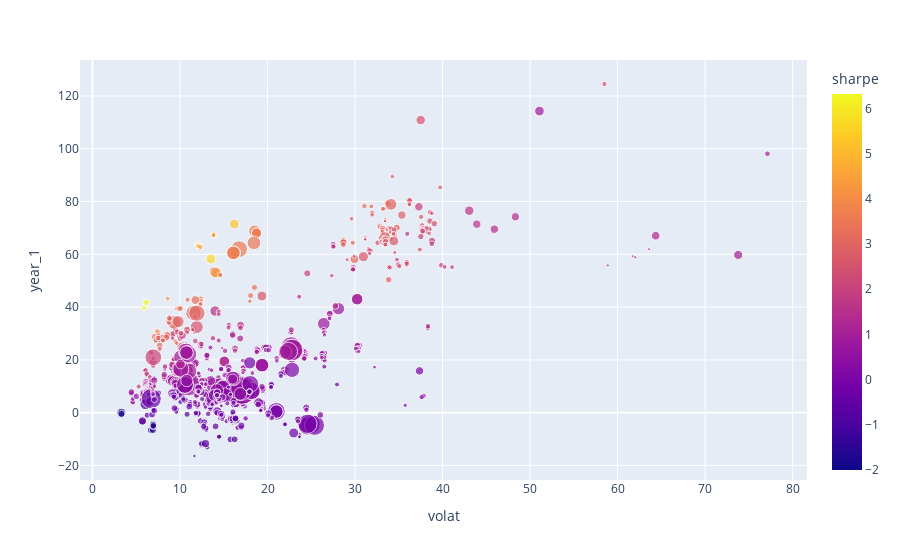

Source (notebook cell):
### Code cell
# In analogy to the Risiko-Rendite Chart of f
px.scatter(df_results, x="volat", y="year_1", hover_data=["name", "isin"], color="sharpe", size="costs_inv")

### Figure 1 — Plotly figure (JSON) as saved in the notebook; plotly's stock layout.template omitted (floating-point values rounded to 4 significant figures; data arrays with more than 128 entries replaced by an {"elided": "..."} marker saying what was removed)
{"data": [{"customdata": {"elided": "905x2 str values"}, "hovertemplate": "volat=%{x}<br>year_1=%{y}<br>costs_inv=%{marker.size}<br>name=%{customdata[0]}<br>isin=%{customdata[1]}<br>sharpe=%{marker.color}<extra></extra>", "legendgroup": "", "marker": {"color": {"elided": "905 float values"}, "coloraxis": "coloraxis", "size": {"elided": "905 float values"}, "sizemode": "area", "sizeref": 0.03571, "symbol": "circle"}, "mode": "markers", "name": "", "orientation": "v", "showlegend": false, "type": "scatter", "x": {"elided": "905 float values"}, "xaxis": "x", "y": {"elided": "905 float values"}, "yaxis": "y"}], "layout": {"coloraxis": {"colorbar": {"title": {"text": "sharpe"}}, "colorscale": [[0, "#0d0887"], [0.1111, "#46039f"], [0.2222, "#7201a8"], [0.3333, "#9c179e"], [0.4444, "#bd3786"], [0.5556, "#d8576b"], [0.6667, "#ed7953"], [0.7778, "#fb9f3a"], [0.8889, "#fdca26"], [1, "#f0f921"]]}, "legend": {"itemsizing": "constant", "tracegroupgap": 0}, "margin": {"t": 60}, "xaxis": {"anchor": "y", "domain": [0, 1], "title": {"text": "volat"}}, "yaxis": {"anchor": "x", "domain": [0, 1], "title": {"text": "year_1"}}}}
